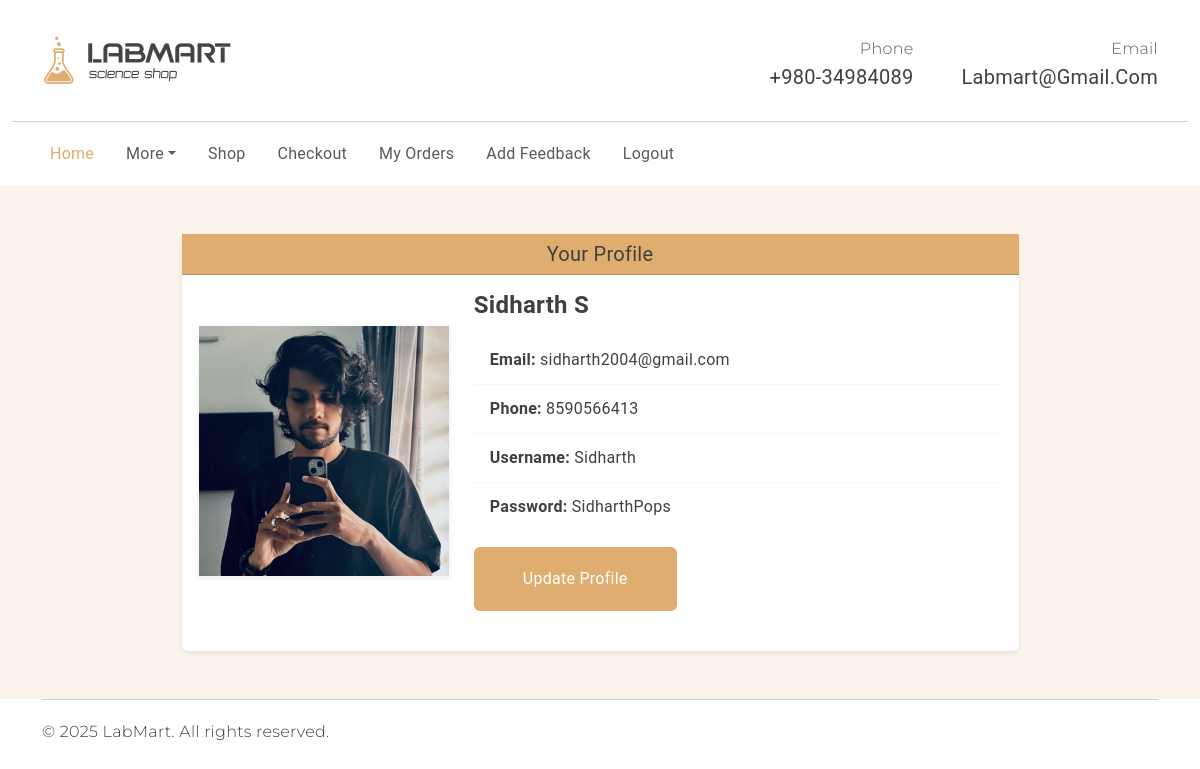
Screenshot of /userprofile (signed in) with the database file from the repository.
### app1/models.py (models this page shows, shortened)
class Person(models.Model):
    Name=models.CharField(max_length=20)
    email=models.EmailField()
    pho_no=models.IntegerField()
    username=models.TextField(max_length=20, unique=True)
    password=models.TextField(max_length=128)
    Image = models.ImageField(upload_to='users/', blank=True, null=True)

### app1/views.py (the view)
# urls.py: path('userprofile', views.userprofile, name='userprofile'),
def userprofile(request):
    if 'uname' not in request.session:
        return HttpResponse("Please login first")
    try:
        user = Person.objects.get(username=request.session['uname'])
    except Person.DoesNotExist:
        return HttpResponse("User not found")
    return render(request, 'userprofile.html', {'Person': [user]})

### template/userprofile.html (shortened to what this page needs)
<!DOCTYPE html>
{% load static %}
<html lang="en">
<head>
<link rel="stylesheet" href="https://cdn.jsdelivr.net/npm/swiper@9/swiper-bundle.min.css" />
<link href="https://cdn.jsdelivr.net/npm/bootstrap@5.3.0-alpha3/dist/css/bootstrap.min.css" rel="stylesheet"
>
<link rel="stylesheet" type="text/css" href="{% static 'css/vendor.css' %}">
<link rel="stylesheet" type="text/css" href="{% static 'style.css' %}">
</head>
<body>
<header>
  <div class="container py-2">
    <div class="row py-4 align-items-center">
      <div class="col-sm-4 col-lg-3 text-center text-sm-start">
        <div class="main-logo">
            <img src="{% static 'images/logo.png' %}" alt="logo" class="img-fluid">
        </div>
      </div>
      <div class="col-sm-8 col-lg-9 d-flex justify-content-end gap-5 align-items-center mt-4 mt-sm-0">
        <div class="support-box text-end d-none d-xl-block">
          <span class="fs-6 secondary-font text-muted">Phone</span>
          <h5 class="mb-0">+980-34984089</h5>
        </div>
        <div class="support-box text-end d-none d-xl-block">
          <span class="fs-6 secondary-font text-muted">Email</span>
          <h5 class="mb-0">labmart@gmail.com</h5>
        </div>
      </div>
    </div>
  </div>
  <div class="container-fluid">
    <hr class="m-0">
  </div>
  <div class="container">
    <nav class="navbar navbar-expand-lg main-menu">
      <div class="offcanvas offcanvas-end" tabindex="-1" id="offcanvasNavbar" aria-labelledby="offcanvasNavbarLabel">
        <div class="offcanvas-body justify-content-between">
          <ul class="navbar-nav menu-list list-unstyled d-flex gap-md-3 mb-0">
            <li class="nav-item"><a href="userhome" class="nav-link active">Home</a></li>
            <li class="nav-item dropdown">
              <a class="nav-link dropdown-toggle" id="pages" role="button" data-bs-toggle="dropdown" aria-expanded="false">More</a>
            </li>
            <li class="nav-item"><a href="shop" class="nav-link">Shop</a></li>
            <li class="nav-item"><a href="checkout" class="nav-link">Checkout</a></li>
            <li class="nav-item"><a href="myorders" class="nav-link">My Orders</a></li>
            <li class="nav-item"><a href="addfeedback" class="nav-link">Add Feedback</a></li>
            <li class="nav-item"><a href="logout" class="nav-link">Logout</a></li>
          </ul>
          <div class="d-none d-lg-flex align-items-center">
            <ul class="d-flex justify-content-end list-unstyled m-0">
              <li><a href="userprofile" class="mx-3"><iconify-icon icon="healthicons:person" class="fs-4"></iconify-icon></a></li>
              <li><a href="wishlist" class="mx-3"><iconify-icon icon="mdi:heart" class="fs-4"></iconify-icon></a></li>
              <li><a href="cart" class="mx-3"><iconify-icon icon="mdi:cart" class="fs-4"></iconify-icon></a></li>
            </ul>
          </div>
        </div>
      </div>
    </nav>
  </div>
</header>
<section id="user-profile" class="min-vh-90" style="background:#F9F3EC;">
  <div class="container py-5">
    <div class="card shadow-sm w-75 mx-auto bg-white">
      <div class="card-header bg-primary text-white text-center">
        <h5 class="mb-0">Your Profile</h5>
      </div>
      <div class="card-body">
        {% for i in Person %}
        <div class="row align-items-center mb-4">
          <div class="col-md-4 text-center">
            {% if i.Image %}
              <img src="{{ i.Image.url }}"
                   class="img-fluid shadow-sm border border-light"
                   alt="{{ i.Name }}">
            {% else %}
              <img src="https://via.placeholder.com/150"
                   class="rounded-circle img-fluid shadow-sm border border-light"
                   alt="Default User">
            {% endif %}
          </div>
          <div class="col-md-8">
            <h4 class="fw-bold mb-3">{{ i.Name }}</h4>
            <ul class="list-group list-group-flush mb-3">
              <li class="list-group-item"><strong>Email:</strong> {{ i.email }}</li>
              <li class="list-group-item"><strong>Phone:</strong> {{ i.pho_no }}</li>
              <li class="list-group-item"><strong>Username:</strong> {{ i.username }}</li>
              <li class="list-group-item"><strong>Password:</strong> {{ i.password }}</li>
            </ul>
            <a href="{% url 'updateprofile' i.id %}" class="btn btn-primary">
              Update Profile
            </a>
          </div>
        </div>
        {% endfor %}
      </div>
    </div>
  </div>
</section>
  <div id="footer-bottom">
    <div class="container">
      <hr class="m-0">
      <div class="row mt-3">
        <div class="col-md-6 copyright">
          <p class="secondary-font">© 2025 LabMart. All rights reserved.</p>
        </div>
      </div>
    </div>
  </div>
</body>
</html>

### static/style.css (style rules this page uses)
:root { --header-height: 160px; --header-height-min: 80px; }
:root { --accent-color: #DEAD6F; --dark-color: #222222; --light-dark-color: #727272; --light-color: #fff; --grey-color: #dbdbdb; --light-grey-color: #fafafa; --primary-color: #6995B1; --light-primary-color: #eef1f3; }
:root { --body-font: 'Roboto', cursive; --heading-font: 'Roboto', cursive; --secondary-font: 'Montserrat', sans-serif; }
body { --bs-link-color: #333; --bs-link-hover-color: #333; --bs-link-color-rgb: 40, 40, 40; --bs-link-hover-color-rgb: 0, 0, 0; --bs-light-rgb: 248, 248, 248; --bs-font-sans-serif: 'Roboto', cursive; --bs-body-font-family: var(--bs-font-sans-serif); --bs-body-font-size: 1rem; --bs-body-font-weight: 400; --bs-body-line-height: 2; --bs-body-color: #41403E; --bs-primary: #DEAD6F; --bs-primary-rgb: 222, 173, 111; --bs-primary-bg-subtle: #FFF9EB; --bs-border-color: #F7F7F7; --bs-secondary-rgb: 230, 243, 251; --bs-success-rgb: 238, 245, 228; --bs-danger-rgb: 249, 235, 231; --bs-warning-rgb: 255, 249, 235; --bs-info-rgb: 230, 243, 250; }
.btn-primary { padding: 1.2rem 3rem; --bs-btn-color: #fff; --bs-btn-bg: #DEAD6F; --bs-btn-border-color: transparent; --bs-btn-hover-color: #fff; --bs-btn-hover-bg: #e9b775; --bs-btn-hover-border-color: transparent; --bs-btn-focus-shadow-rgb: 49, 132, 253; --bs-btn-active-color: #fff; --bs-btn-active-bg: #DEAD6F; --bs-btn-active-border-color: transparent; --bs-btn-active-shadow: inset 0 3px 5px rgba(0, 0, 0, 0.125); --bs-btn-disabled-color: #fff; --bs-btn-disabled-bg: #d3d7dd; --bs-btn-disabled-border-color: transparent; }
body { letter-spacing: 0.01625rem; }
h1, h2, h3, h4, h5, h6 { font-family: var(--heading-font); color: var(--bs-body-color); font-weight: 400; text-transform: capitalize; }
a { text-decoration: none; }
.secondary-font { font-family: var(--secondary-font); font-weight: 300; }
.navbar-nav .nav-link.active, .navbar-nav .nav-link.show, .nav-link:focus, .nav-link:hover { color: var(--accent-color); }
.card { --bs-card-inner-border-radius: none; --bs-card-bg: transparent; background-color: transparent; border: none; }

### rows the page displays
Person: Image (picture), Name "Sidharth S", email "sidharth2004@gmail.com", pho_no "8590566413", username "Sidharth", password "SidharthPops"
